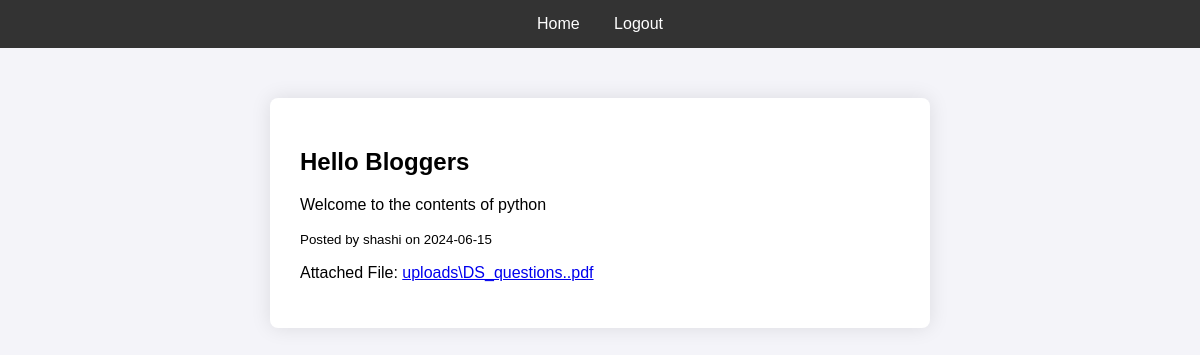
The app's page /post/1 (signed in) with its own data.
### app.py (models this page shows, shortened)
class Post(db.Model):
    id = db.Column(db.Integer, primary_key=True)
    title = db.Column(db.String(100), nullable=False)
    content = db.Column(db.Text, nullable=False)
    date_posted = db.Column(db.DateTime, nullable=False, default=datetime.utcnow)
    user_id = db.Column(db.Integer, db.ForeignKey('user.id'), nullable=False)
    file_path = db.Column(db.String(100))  # Store path to uploaded file

class User(db.Model, UserMixin):
    id = db.Column(db.Integer, primary_key=True)
    username = db.Column(db.String(20), unique=True, nullable=False)
    password = db.Column(db.String(60), nullable=False)
    posts = db.relationship('Post', backref='author', lazy=True)

### app.py (the view)
@app.route('/post/<int:post_id>')
def post(post_id):
    post = Post.query.get_or_404(post_id)
    return render_template('post.html', title=post.title, post=post)

### app.py (called while the page is built)
@login_manager.user_loader
def load_user(user_id):
    return User.query.get(int(user_id))

### templates/post.html
{% extends "base.html" %} {% block title %}{{ post.title }}{% endblock %} {% block content %}
<div class="container">
    <article>
        <h1>{{ post.title }}</h1>
        <p>{{ post.content }}</p>
        <small>Posted by {{ post.author.username }} on {{ post.date_posted.strftime('%Y-%m-%d') }}</small> {% if post.file_path %}
        <p>Attached File: <a href="{{ url_for('static', filename='uploads/' + post.file_path) }}" download>{{ post.file_path }}</a></p>
        {% endif %}
    </article>
</div>
{% endblock %}

### static/css/styles.css (style rules this page uses)
body { font-family: 'Arial', sans-serif; background-color: #f4f4f9; margin: 0; padding: 0; }
.container { width: 80%; max-width: 600px; margin: 50px auto; background: #fff; padding: 30px; border-radius: 8px; box-shadow: 0 0 20px rgba(0, 0, 0, 0.1); }

### records on screen
Post: title "Hello Bloggers", content "Welcome to the contents of python", date_posted "2024-06-15", file_path "uploads\\DS_questions..pdf"
User: author.username "shashi"
